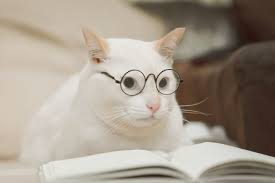
#> input picture pics/cat5.jpeg, 275 x 183 px
$ python draw.py
#> lines starting #> are read from the running program, lines starting #| are printed output that depends on the picture; after the words box and inside, x2 and y2 are one past the last pixel; in counts of white or black regions, pixels touching at a corner belong together
import cv2 as cv
import numpy as np

# Import cat pic

cat1 = cv.imread('pics/cat5.jpeg')
#> cat1 is the input picture: shape (183, 275, 3); mean B, G, R 140.3, 153.4, 164

# [18 lines of commented-out code are left out]

blank_pic = np.zeros((500,500, 3), dtype='uint8')

cv.imshow('blank space', blank_pic)


# Paint the image a colour

# blank_pic[:] = 0, 0, 255

# cv.imshow('red', blank_pic)


# Paint a certain portion

# blank_pic[200:300, 300:400] = 0,0, 255

# cv.imshow('portion', blank_pic)


#Rectangle

cv.rectangle(blank_pic, (0,0), (250, 250), (0, 255, 0), thickness = 2)
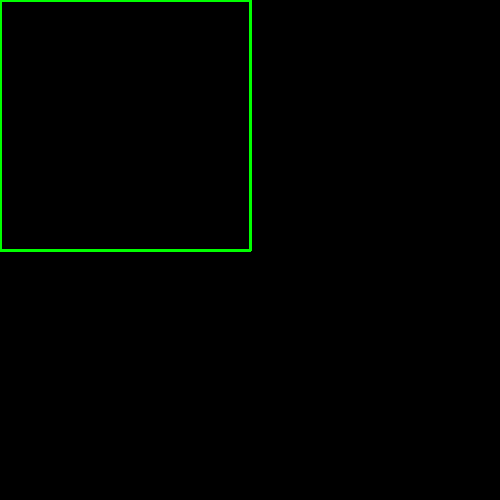
#> blank_pic: shape (500, 500, 3); mean of channels 0, 1, 2 0, 2.5, 0; drawn as B, G, R

cv.imshow('rectangle', blank_pic)

# Circle

cv.circle(blank_pic, (blank_pic.shape[1]//2, blank_pic.shape[0]//2), 15, (0,0, 255), thickness = 1)
#> blank_pic: shape (500, 500, 3); 0.03% of pixels changed, all inside (x1, y1, x2, y2) = (235, 235, 266, 266)
cv.imshow('circle', blank_pic)

# Text

cv.putText(blank_pic, 'TEXT', (250, 300), cv.FONT_HERSHEY_TRIPLEX, 0.5, (0,255,0), 1)
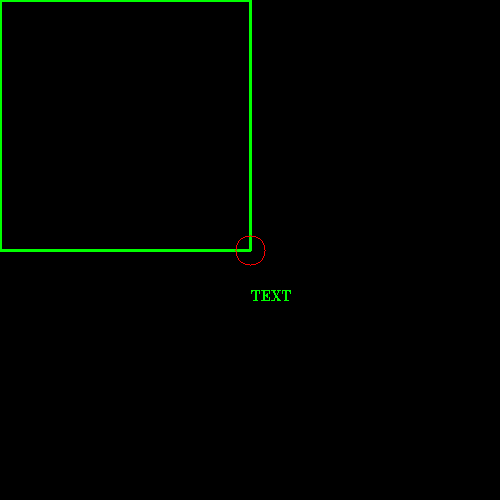
#> blank_pic: shape (500, 500, 3); mean of channels 0, 1, 2 0, 2.7, 0.1; drawn as B, G, R
cv.imshow('text', blank_pic)


cv.waitKey(0)
